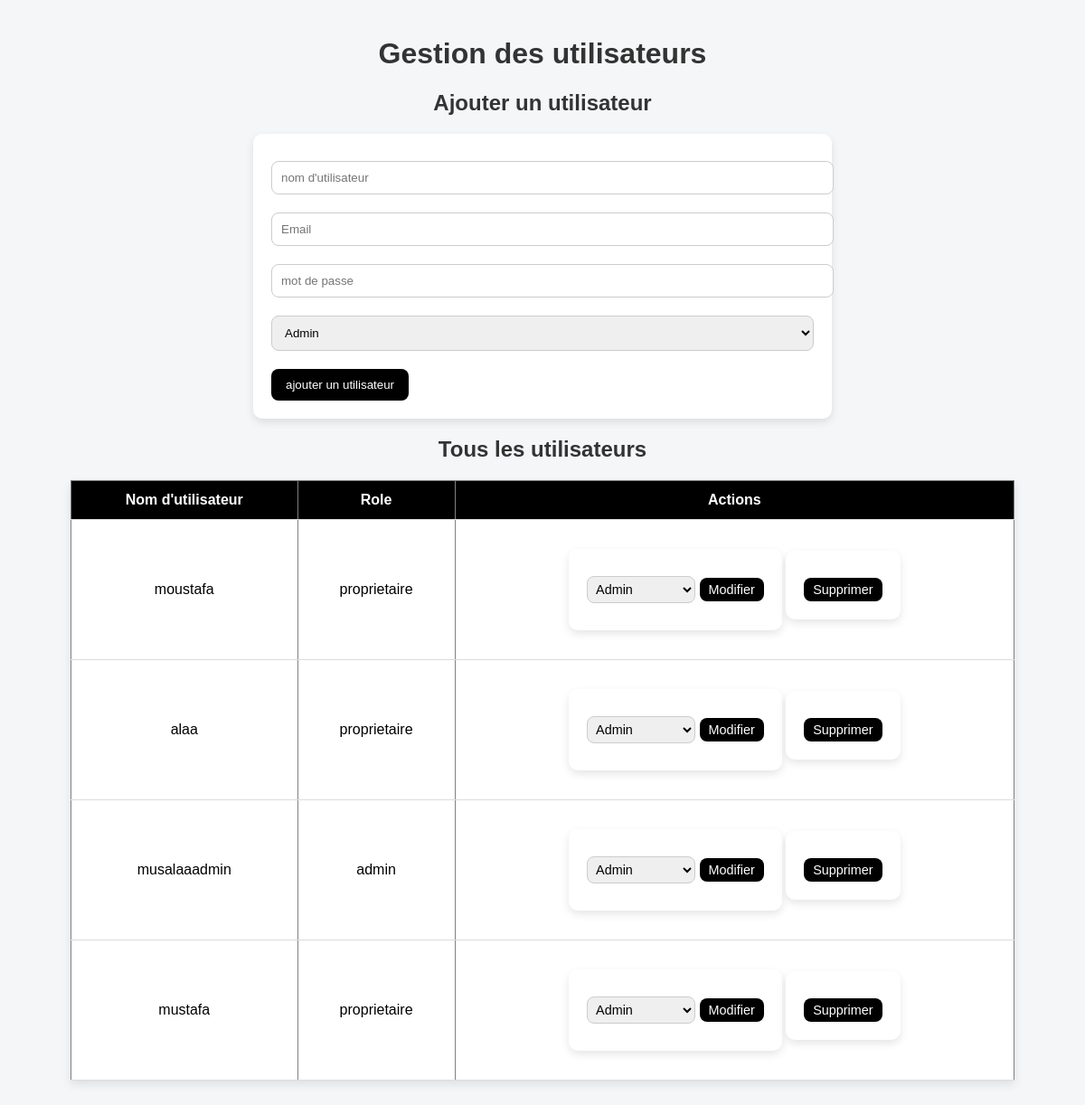
The page /manage_users.php on the database its author committed.
### tables this page shows
CREATE TABLE `utilisateurs` (
  `id` int(11) NOT NULL,
  `nom_utilisateur` varchar(255) NOT NULL,
  `email` varchar(255) NOT NULL,
  `mot_de_passe` varchar(255) NOT NULL,
  `role` enum('admin','visiteur','proprietaire') NOT NULL,
  `cree_a` timestamp NOT NULL DEFAULT current_timestamp()
);

### manage_users.php (the view, shortened to what this page needs)
<?php
require_once __DIR__ . '/db.php';
$sql_users = "SELECT id, nom_utilisateur, email, mot_de_passe, role FROM utilisateurs";
$result_users = $conn->query($sql_users);
?>
<!DOCTYPE html>
<html lang="en">
<head>
</head>
<body>
    <h1>Gestion des utilisateurs</h1>
    <h2>Ajouter un utilisateur</h2>
    <form method="POST">
    <input type="text" name="nom_utilisateur" placeholder="nom d'utilisateur" required>
        <input type="text" name="email" placeholder="Email" required>
        <input type="password" name="mot_de_passe" placeholder="mot de passe" required>
        <select name="role" required>
            <option value="admin">Admin</option>
        </select>
        <button type="submit" name="add_user">ajouter un utilisateur</button>
    </form>
    <h2>Tous les utilisateurs</h2>
    <?php
    if ($result_users->num_rows > 0) {
        echo "<table border='1'>
                <tr>
                    <th>Nom d'utilisateur</th>
                    <th>Role</th>
                    <th>Actions</th>
                </tr>";
        while ($row = $result_users->fetch_assoc()) {
            echo "<tr>
                    <td>" . htmlspecialchars($row['nom_utilisateur']) . "</td>
                    <td>" . htmlspecialchars($row['role']) . "</td>
                    <td>
                        <form method='POST' style='display:inline-block;'>
                            <input type='hidden' name='id' value='" . $row['id'] . "'>
                            <select name='role' required>
                                <option value='admin' " . ($row['role'] === 'admin' ? 'selected' : '') . ">Admin</option>
                                <option value='visiteur' " . ($row['role'] === 'visiteur' ? 'selected' : '') . ">visiteur</option>
                            </select>
                            <button type='submit' name='modify_user'>Modifier</button>
                        </form>
                        <form method='POST' style='display:inline-block;'>
                            <input type='hidden' name='id' value='" . $row['id'] . "'>
                            <button type='submit' name='delete_user'>Supprimer</button>
                        </form>
                    </td>
                  </tr>";
        }
        echo "</table>";
    } else {
        echo "<p>No users found.</p>";
    }
    ?>

### manage_users.php (style rules this page uses)
body { font-family: Arial, sans-serif; background-color: #f4f6f8; margin: 0; padding: 20px; }
h1, h2 { text-align: center; color: #333; }
form { background-color: #fff; border-radius: 10px; padding: 20px; max-width: 600px; margin: 20px auto; box-shadow: 0 4px 10px rgba(0, 0, 0, 0.1); }
form input[type="text"], form input[type="password"], form select { width: 100%; padding: 10px; margin: 10px 0; border: 1px solid #ccc; border-radius: 8px; }
form button { background-color:rgb(0, 0, 0); color: white; padding: 10px 16px; margin-top: 10px; border: none; border-radius: 8px; cursor: pointer; transition: background-color 0.3s; }
table { width: 90%; margin: 20px auto; border-collapse: collapse; background-color: #fff; box-shadow: 0 4px 10px rgba(0, 0, 0, 0.1); }
th, td { padding: 12px 15px; border-bottom: 1px solid #ddd; text-align: center; }
th { background-color:rgb(0, 0, 0); color: white; }
td form { display: flex; flex-wrap: wrap; gap: 5px; justify-content: center; }
td form input[type="text"], td form input[type="password"], td form select { width: 120px; padding: 5px; font-size: 0.9em; }
td form button { padding: 5px 10px; font-size: 0.9em; }

### rows shown on the page
utilisateurs: nom_utilisateur "moustafa", role "proprietaire"
utilisateurs: nom_utilisateur "alaa", role "proprietaire"
utilisateurs: nom_utilisateur "musalaaadmin", role "admin", role "Admin"
utilisateurs: nom_utilisateur "mustafa", role "proprietaire"
